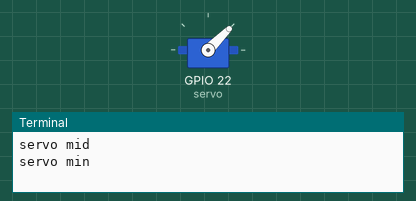
Recording of a program running on a simulated Raspberry Pi (BCM pin numbers). Shown: servo, the last lines printed to the terminal. Servo angles are drawn from the pulse width (0.5 ms = 0°, 2.5 ms = 180°).

Above: at 3.05 s.
At 7.5 s:
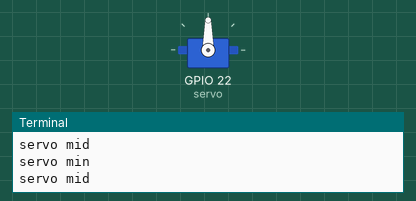
At 12.0 s:
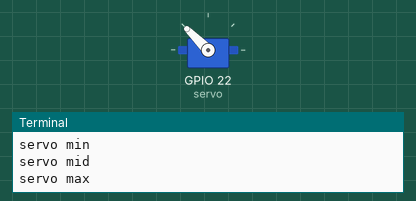
Timing chart, 0 to 14.7 s (numbered marks = the images above):
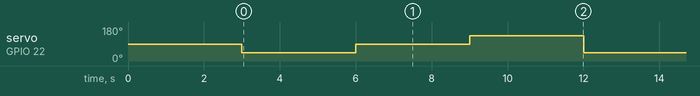

Measured:
- by itself, servo on GPIO 22 (servo): repeats every 9.0 s: 90° 3.0 s, 135° 3.0 s, 45° 3.0 s

The program:

sg90.py
```python
from gpiozero import Servo
from time import sleep
from gpiozero.pins.pigpio import PiGPIOFactory

pigpio_factory = PiGPIOFactory()

servo = Servo(22, pin_factory=pigpio_factory)
servo.mid()
print("servo mid")
sleep(3)

while True:
  servo.min()
  print("servo min")
  sleep(3)

  servo.mid()
  print("servo mid")
  sleep(3)

  servo.max()
  print("servo max")
  sleep(3)
```
